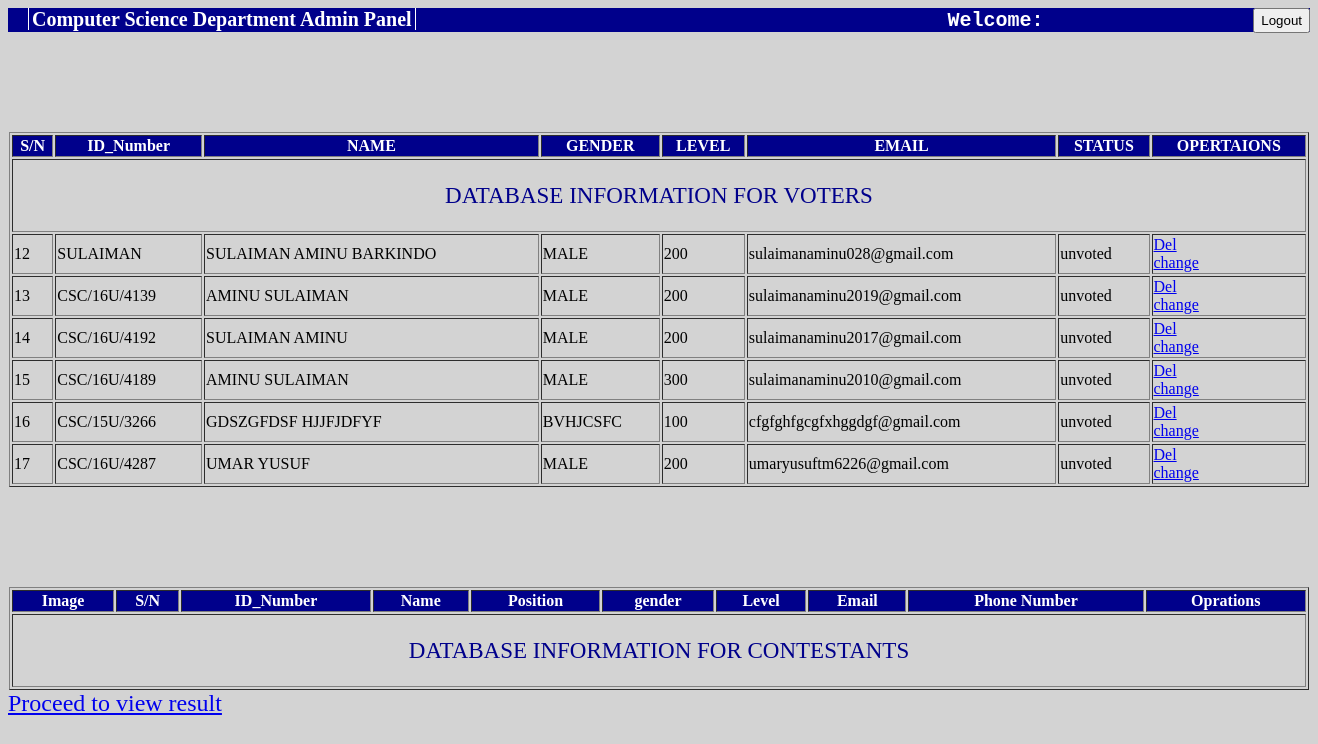
The page /admin/adminview.php on the database its author committed.
### tables this page shows
CREATE TABLE `nacoss` (
  `id` int(11) NOT NULL,
  `studentid` varchar(15) NOT NULL,
  `firstname` varchar(255) NOT NULL,
  `lastname` varchar(255) NOT NULL,
  `password` varchar(255) NOT NULL,
  `gender` varchar(255) NOT NULL,
  `level` int(255) NOT NULL,
  `email` varchar(255) NOT NULL,
  `phone_number` varchar(255) NOT NULL,
  `date` varchar(255) NOT NULL,
  `status` varchar(255) NOT NULL
);

### admin/voterstable.php (the view)
<?php
require "connection.php";
$sql = "SELECT * FROM nacoss";
$query = mysqli_query($conn,$sql) or die(mysqli_error($conn));
echo "<table align='center'  width='1300' border='' class='c-table'>";
echo "<tr><td colspan='10'><center><p>DATABASE INFORMATION FOR VOTERS<p></center></td></tr>";
echo "<thead>";
echo "<tr class = 'tr1'>";
echo "<th>S/N</th>";
echo "<th>ID_Number</th>";
echo "<th>NAME</th>";
echo "<th>GENDER</th>";
echo "<th>LEVEL</th>";
echo "<th>EMAIL</th>";
echo "<th>STATUS</th>";
echo "<th>OPERTAIONS</th>";
echo "</tr>";
echo "</thead>";
while($row = mysqli_fetch_assoc($query)){
$s_n = $row['id'];
$id = $row['studentid'];
$name = $row['firstname']." ".$row['lastname'];
$gender = $row['gender'];
$level = $row['level'];
$email = $row['email'];
$status = $row['status'];
echo "<tbody>
<tr>
<td>$s_n</td>
<td>$id</td>
<td>$name</td>
<td>$gender</td>
<td>$level</td>
<td>$email</td>
<td>$status</td>
<td><a href='adminview.php?id=$id&opr=delm'>Del</a><br/>
<a href='updatemem.php?id=$id&opr=updtm'>change</a></td>
</tr>
</tbody>";
}
echo "</table>";
?>

### admin/adminview.php (shortened to what this page needs)
<?php
require "connection.php";
?>
<html>
	<head>
			<h1><font class="id-style"><b class="csd">Computer Science Department Admin Panel</b><tt>Welcome:<?php echo $_SESSION['admin_name'];?></font></tt><a href="logout1.php" class="logout-style">
		<input type="submit" class="logout-bottom" name="submit"value="Logout"></a></h1>
			<link href="adminview.css" rel="stylesheet" type="text/css">
	</head>
<body bgcolor="lightgrey">
<font size="5" color="darkblue">
<?php require "voterstable.php";?>
<?php require "contestanttable.php";?>
</body>
</html>

### admin/contestanttable.php (shortened to what this page needs)
<?php
require "connection.php";
$sql = "SELECT * FROM contestants WHERE status=?;";
$stmt = mysqli_stmt_init($conn);
if(!$stmt->prepare($sql)){
echo "QUERY ERROR";
}else{
echo "<table align='center'  width='1300' border='' class='c-table'>";
echo "<tr><td colspan='10'><center><p>DATABASE INFORMATION FOR CONTESTANTS<p></center></td></tr>";
echo "<thead>";
echo "<tr class = 'tr1'>";
echo "<th>Image</th>";
echo "<th>S/N</th>";
echo "<th>ID_Number</th>";
echo "<th>Name</th>";
echo "<th>Position</th>";
echo "<th>gender</th>";
echo "<th>Level</th>";
echo "<th>Email</th>";
echo "<th>Phone Number</th>";
echo "<th>Oprations</th>";
echo "</tr>";
echo "</thead>";
}
echo "</table>";
?>
<a href="results.php">Proceed to view result</a>

### admin/adminview.css (style rules this page uses)
.csd { margin-right:532; border-right:1px solid white; padding-right:3; }
.id-style { margin-left:20; font-size:20; border-left:1px solid white; padding-left:3; }
.logout-bottom { height:25; }
.logout-style { float:right; font-size:20; padding-left:4; color:white; }
h1 { background-color:darkblue; color:white; font-family:cambria; margin:0; }
body { background-color:1E90FF; }
p { background-color:; color:darkblue; font-family:cambria; font-size:23; font-type:bold; line-height:3; }
.tr1 { background-color:darkblue; color:white; }
.c-table { margin-top:100; }

### rows shown on the page
nacoss: id "12", studentid "SULAIMAN", name "SULAIMAN AMINU BARKINDO", gender "MALE", level "200", email "sulaimanaminu028@gmail.com", status "unvoted"
nacoss: id "13", studentid "CSC/16U/4139", name "AMINU SULAIMAN", gender "MALE", level "200", email "sulaimanaminu2019@gmail.com", status "unvoted"
nacoss: id "14", studentid "CSC/16U/4192", name "SULAIMAN AMINU", gender "MALE", level "200", email "sulaimanaminu2017@gmail.com", status "unvoted"
nacoss: id "15", studentid "CSC/16U/4189", name "AMINU SULAIMAN", gender "MALE", level "300", email "sulaimanaminu2010@gmail.com", status "unvoted"
nacoss: id "16", studentid "CSC/15U/3266", name "GDSZGFDSF HJJFJDFYF", gender "BVHJCSFC", level "100", email "cfgfghfgcgfxhggdgf@gmail.com", status "unvoted"
nacoss: id "17", studentid "CSC/16U/4287", name "UMAR YUSUF", gender "MALE", level "200", email "umaryusuftm6226@gmail.com", status "unvoted"
